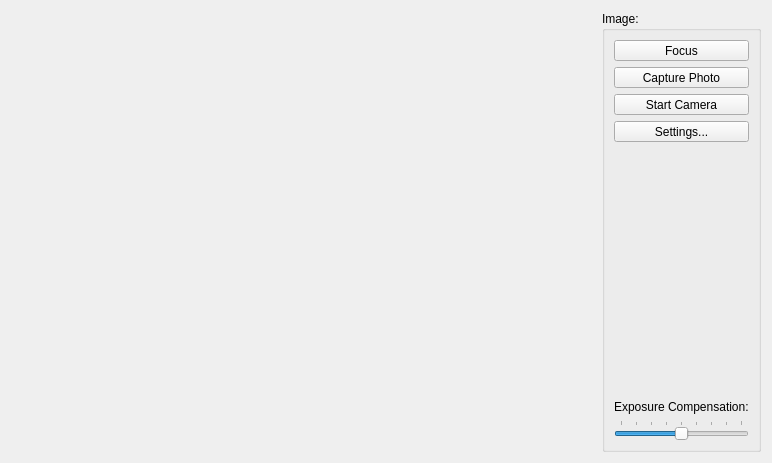
<?xml version="1.0" encoding="UTF-8"?>
<ui version="4.0">
 <class>QtCamera</class>
 <widget class="QWidget" name="QtCamera">
  <property name="geometry">
   <rect>
    <x>0</x>
    <y>0</y>
    <width>772</width>
    <height>463</height>
   </rect>
  </property>
  <property name="windowTitle">
   <string>Camera</string>
  </property>
  <layout class="QGridLayout" name="gridLayout_2">
   <item row="0" column="1">
    <widget class="QStackedWidget" name="stackedWidget">
     <property name="sizePolicy">
      <sizepolicy hsizetype="Preferred" vsizetype="Preferred">
       <horstretch>1</horstretch>
       <verstretch>0</verstretch>
      </sizepolicy>
     </property>
     <property name="palette">
      <palette>
       <active>
        <colorrole role="Base">
         <brush brushstyle="SolidPattern">
          <color alpha="255">
           <red>255</red>
           <green>255</green>
           <blue>255</blue>
          </color>
         </brush>
        </colorrole>
        <colorrole role="Window">
         <brush brushstyle="SolidPattern">
          <color alpha="255">
           <red>144</red>
           <green>144</green>
           <blue>144</blue>
          </color>
         </brush>
        </colorrole>
       </active>
       <inactive>
        <colorrole role="Base">
         <brush brushstyle="SolidPattern">
          <color alpha="255">
           <red>255</red>
           <green>255</green>
           <blue>255</blue>
          </color>
         </brush>
        </colorrole>
        <colorrole role="Window">
         <brush brushstyle="SolidPattern">
          <color alpha="255">
           <red>144</red>
           <green>144</green>
           <blue>144</blue>
          </color>
         </brush>
        </colorrole>
       </inactive>
       <disabled>
        <colorrole role="Base">
         <brush brushstyle="SolidPattern">
          <color alpha="255">
           <red>144</red>
           <green>144</green>
           <blue>144</blue>
          </color>
         </brush>
        </colorrole>
        <colorrole role="Window">
         <brush brushstyle="SolidPattern">
          <color alpha="255">
           <red>144</red>
           <green>144</green>
           <blue>144</blue>
          </color>
         </brush>
        </colorrole>
       </disabled>
      </palette>
     </property>
     <property name="currentIndex">
      <number>0</number>
     </property>
     <widget class="QWidget" name="viewfinderPage">
      <layout class="QGridLayout" name="gridLayout_3">
       <item row="0" column="0">
        <widget class="QCameraViewfinder" name="viewfinder" native="true"/>
       </item>
      </layout>
     </widget>
     <widget class="QWidget" name="previewPage">
      <layout class="QGridLayout" name="gridLayout">
       <item row="1" column="0" colspan="2">
        <widget class="QLabel" name="lastImagePreviewLabel">
         <property name="sizePolicy">
          <sizepolicy hsizetype="Preferred" vsizetype="Preferred">
           <horstretch>1</horstretch>
           <verstretch>0</verstretch>
          </sizepolicy>
         </property>
         <property name="text">
          <string>TextLabel</string>
         </property>
        </widget>
       </item>
      </layout>
     </widget>
    </widget>
   </item>
   <item row="0" column="2">
    <widget class="QGroupBox" name="groupBox">
     <property name="sizePolicy">
      <sizepolicy hsizetype="Expanding" vsizetype="Expanding">
       <horstretch>0</horstretch>
       <verstretch>0</verstretch>
      </sizepolicy>
     </property>
     <property name="title">
      <string>Image:</string>
     </property>
     <layout class="QVBoxLayout" name="verticalLayout">
      <item>
       <widget class="QToolButton" name="btnLock">
        <property name="sizePolicy">
         <sizepolicy hsizetype="Minimum" vsizetype="Fixed">
          <horstretch>0</horstretch>
          <verstretch>0</verstretch>
         </sizepolicy>
        </property>
        <property name="text">
         <string>Focus</string>
        </property>
        <property name="icon">
         <iconset resource="app.qrc">
          <normaloff>:/images/icons/Focus.png</normaloff>:/images/icons/Focus.png</iconset>
        </property>
        <property name="iconSize">
         <size>
          <width>32</width>
          <height>32</height>
         </size>
        </property>
        <property name="toolButtonStyle">
         <enum>Qt::ToolButtonTextUnderIcon</enum>
        </property>
       </widget>
      </item>
      <item>
       <widget class="QToolButton" name="btnTakeImage">
        <property name="sizePolicy">
         <sizepolicy hsizetype="Minimum" vsizetype="Fixed">
          <horstretch>0</horstretch>
          <verstretch>0</verstretch>
         </sizepolicy>
        </property>
        <property name="text">
         <string>Capture Photo</string>
        </property>
        <property name="icon">
         <iconset resource="app.qrc">
          <normaloff>:/images/icons/Shot.png</normaloff>:/images/icons/Shot.png</iconset>
        </property>
        <property name="iconSize">
         <size>
          <width>32</width>
          <height>32</height>
         </size>
        </property>
        <property name="toolButtonStyle">
         <enum>Qt::ToolButtonTextUnderIcon</enum>
        </property>
       </widget>
      </item>
      <item>
       <widget class="QToolButton" name="btnStartCamera">
        <property name="sizePolicy">
         <sizepolicy hsizetype="Minimum" vsizetype="Fixed">
          <horstretch>0</horstretch>
          <verstretch>0</verstretch>
         </sizepolicy>
        </property>
        <property name="text">
         <string>Start Camera</string>
        </property>
        <property name="icon">
         <iconset resource="app.qrc">
          <normaloff>:/images/icons/TurnOnOff.png</normaloff>:/images/icons/TurnOnOff.png</iconset>
        </property>
        <property name="iconSize">
         <size>
          <width>32</width>
          <height>32</height>
         </size>
        </property>
        <property name="toolButtonStyle">
         <enum>Qt::ToolButtonTextUnderIcon</enum>
        </property>
       </widget>
      </item>
      <item>
       <widget class="QToolButton" name="btnSettings">
        <property name="sizePolicy">
         <sizepolicy hsizetype="Minimum" vsizetype="Fixed">
          <horstretch>0</horstretch>
          <verstretch>0</verstretch>
         </sizepolicy>
        </property>
        <property name="text">
         <string>Settings...</string>
        </property>
        <property name="icon">
         <iconset resource="app.qrc">
          <normaloff>:/images/icons/Settings-blue.png</normaloff>:/images/icons/Settings-blue.png</iconset>
        </property>
        <property name="iconSize">
         <size>
          <width>32</width>
          <height>32</height>
         </size>
        </property>
        <property name="toolButtonStyle">
         <enum>Qt::ToolButtonTextUnderIcon</enum>
        </property>
       </widget>
      </item>
      <item>
       <spacer name="verticalSpacer">
        <property name="orientation">
         <enum>Qt::Vertical</enum>
        </property>
        <property name="sizeHint" stdset="0">
         <size>
          <width>20</width>
          <height>40</height>
         </size>
        </property>
       </spacer>
      </item>
      <item>
       <widget class="QLabel" name="label">
        <property name="text">
         <string>Exposure Compensation:</string>
        </property>
       </widget>
      </item>
      <item>
       <widget class="QSlider" name="sldExposureCompensation">
        <property name="minimum">
         <number>-4</number>
        </property>
        <property name="maximum">
         <number>4</number>
        </property>
        <property name="pageStep">
         <number>2</number>
        </property>
        <property name="orientation">
         <enum>Qt::Horizontal</enum>
        </property>
        <property name="tickPosition">
         <enum>QSlider::TicksAbove</enum>
        </property>
       </widget>
      </item>
     </layout>
     <zorder>sldExposureCompensation</zorder>
     <zorder>label</zorder>
     <zorder>btnLock</zorder>
     <zorder>btnTakeImage</zorder>
     <zorder>btnStartCamera</zorder>
     <zorder>btnSettings</zorder>
    </widget>
   </item>
  </layout>
 </widget>
 <customwidgets>
  <customwidget>
   <class>QCameraViewfinder</class>
   <extends>QWidget</extends>
   <header>qcameraviewfinder.h</header>
   <container>1</container>
  </customwidget>
 </customwidgets>
 <resources>
  <include location="app.qrc"/>
 </resources>
 <connections>
  <connection>
   <sender>sldExposureCompensation</sender>
   <signal>valueChanged(int)</signal>
   <receiver>QtCamera</receiver>
   <slot>setExposureCompensation(int)</slot>
   <hints>
    <hint type="sourcelabel">
     <x>667</x>
     <y>424</y>
    </hint>
    <hint type="destinationlabel">
     <x>690</x>
     <y>306</y>
    </hint>
   </hints>
  </connection>
  <connection>
   <sender>btnLock</sender>
   <signal>clicked()</signal>
   <receiver>QtCamera</receiver>
   <slot>toggleLock()</slot>
   <hints>
    <hint type="sourcelabel">
     <x>652</x>
     <y>65</y>
    </hint>
    <hint type="destinationlabel">
     <x>486</x>
     <y>1</y>
    </hint>
   </hints>
  </connection>
  <connection>
   <sender>btnTakeImage</sender>
   <signal>clicked()</signal>
   <receiver>QtCamera</receiver>
   <slot>takeImage()</slot>
   <hints>
    <hint type="sourcelabel">
     <x>652</x>
     <y>130</y>
    </hint>
    <hint type="destinationlabel">
     <x>484</x>
     <y>84</y>
    </hint>
   </hints>
  </connection>
  <connection>
   <sender>btnStartCamera</sender>
   <signal>clicked()</signal>
   <receiver>QtCamera</receiver>
   <slot>startCamera()</slot>
   <hints>
    <hint type="sourcelabel">
     <x>636</x>
     <y>200</y>
    </hint>
    <hint type="destinationlabel">
     <x>486</x>
     <y>149</y>
    </hint>
   </hints>
  </connection>
  <connection>
   <sender>btnSettings</sender>
   <signal>clicked()</signal>
   <receiver>QtCamera</receiver>
   <slot>configureCaptureSettings()</slot>
   <hints>
    <hint type="sourcelabel">
     <x>636</x>
     <y>255</y>
    </hint>
    <hint type="destinationlabel">
     <x>485</x>
     <y>221</y>
    </hint>
   </hints>
  </connection>
 </connections>
 <slots>
  <slot>takeImage()</slot>
  <slot>toggleLock()</slot>
  <slot>setExposureCompensation(int)</slot>
  <slot>startCamera()</slot>
  <slot>stopCamera()</slot>
  <slot>configureCaptureSettings()</slot>
 </slots>
</ui>
